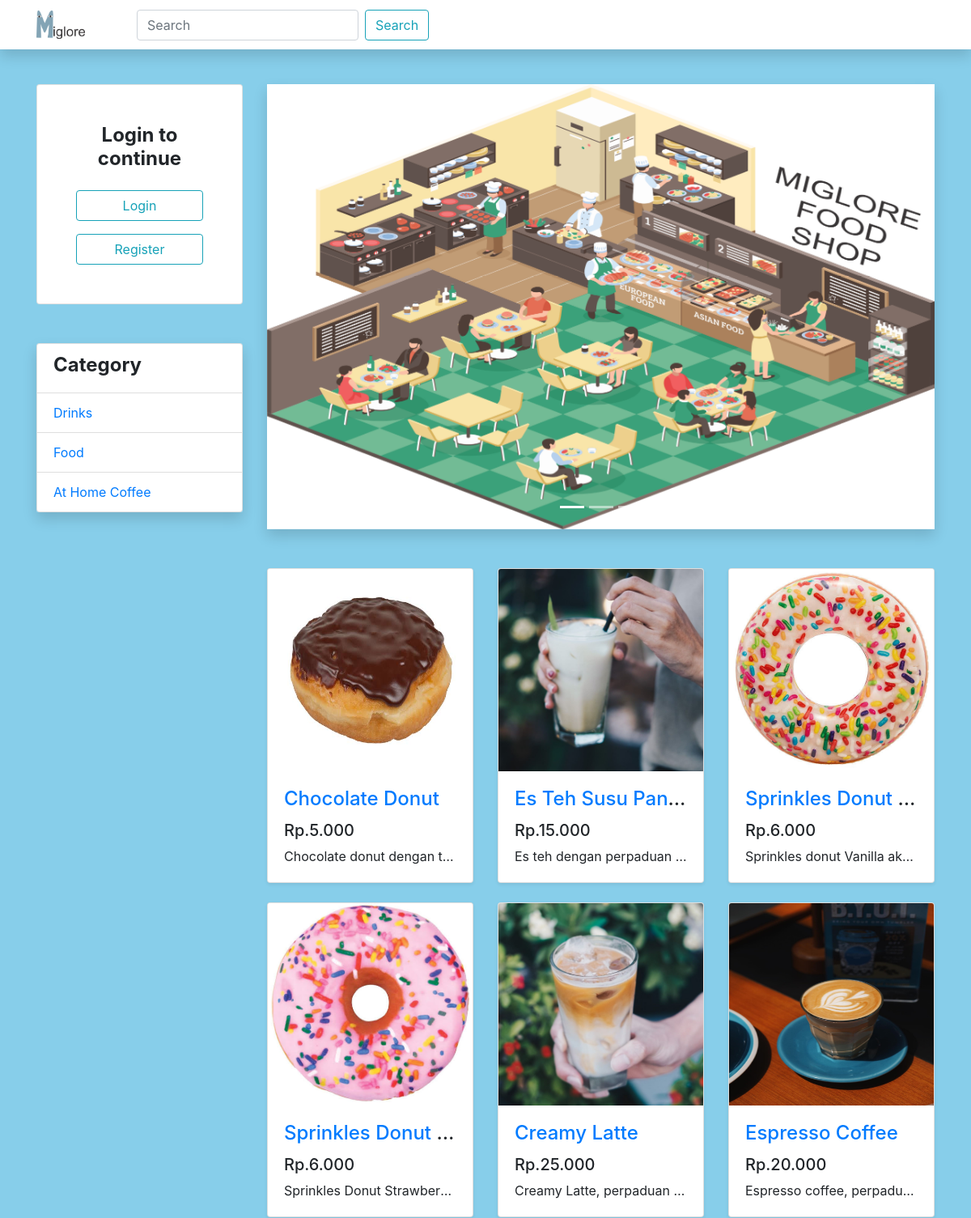
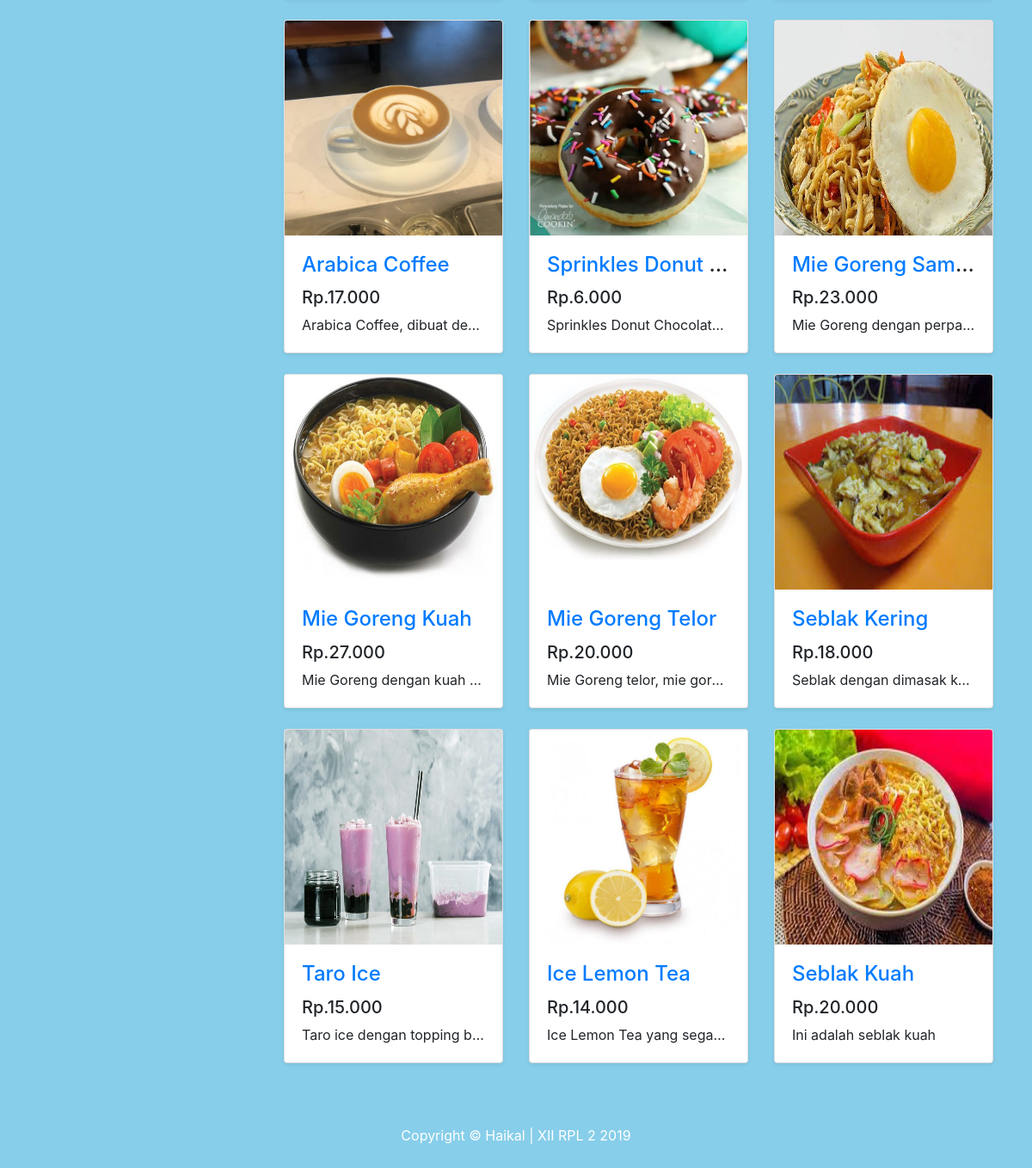
The page / on the database its author committed (2 pictures, top to bottom).
### tables this page shows
CREATE TABLE `category` (
  `category_id` bigint(20) NOT NULL,
  `category_name` varchar(255) NOT NULL
);

CREATE TABLE `product` (
  `product_id` bigint(20) NOT NULL,
  `product_name` varchar(255) NOT NULL,
  `product_category` int(11) NOT NULL,
  `product_price` varchar(50) NOT NULL,
  `product_stock` int(50) NOT NULL,
  `product_img` text NOT NULL,
  `product_desc` text NOT NULL,
  `product_rating` int(50) NOT NULL,
  `product_purchased` int(50) NOT NULL,
  `product_created_at` timestamp NOT NULL DEFAULT CURRENT_TIMESTAMP,
  `product_update_at` timestamp NULL DEFAULT NULL
);

### application/controllers/Dashboard.php (called while the page is built, shortened)
<?php
class Dashboard extends CI_Controller
{
    public function __construct()
    {
        $this->load->model('dashboard_model');
    }
    public function index()
    {
        $data['product'] = $this->dashboard_model->getAllProduct();
        $data['category'] = $this->dashboard_model->getAllCategory();
        $this->load->view('dashboard/layouts/header');
        $this->load->view('dashboard/layouts/navbar');
        $this->load->view('dashboard/layouts/sidebar',$data);
        $this->load->view('dashboard/index',$data);
        $this->load->view('dashboard/layouts/footer');
    }
}

### index.php (called while the page is built, shortened)
<?php
require_once BASEPATH.'core/CodeIgniter.php';

### application/models/Dashboard_Model.php (called while the page is built, shortened)
<?php if (!defined('BASEPATH')) exit('No direct script access allowed');
class Dashboard_Model extends CI_Model
{
    public function getAllProduct($type = 0)
    {
        if(filter_var($type, FILTER_VALIDATE_INT) == true && $type != 0) {
            return $this->db->get_where('product',array('product_category'=>$type));
        } else {
            return $this->db->get('product');
        }
    }
    public function getAllCategory()
    {
        return $this->db->get('category')->result_array();
    }
}

### application/views/dashboard/index.php (the view, shortened to what this page needs)
<div class="col-lg-9">
  <div id="carouselExampleIndicators" class="carousel shadow slide my-5" data-ride="carousel">
    <ol class="carousel-indicators">
      <li data-target="#carouselExampleIndicators" data-slide-to="0" class="active"></li>
      <li data-target="#carouselExampleIndicators" data-slide-to="1"></li>
      <li data-target="#carouselExampleIndicators" data-slide-to="2"></li>
    </ol>
    <div class="carousel-inner" role="listbox">
      <div class="carousel-item active">
        <img class="d-block img-fluid" src="<?= base_url('assets/') ?>img/foodshop2.png" alt="First slide">
      </div>
    </div>
  </div>
  <div class="row">
    <?php foreach ($product->result_array() as $key) : ?>
      <div class="col-lg-4 col-md-6 mb-4">
        <div class="card h-70 shadow-sm">
          <a href="<?= base_url('product/view/') . $key['product_id'] ?>"><img class="card-img-top p-img-top" src="<?= base_url('assets/product/img/') . $key['product_img'] ?>" alt=""></a>
          <div class="card-body">
            <h4 class="card-title text-truncate">
              <a href="<?= base_url('product/view/') . $key['product_id'] ?>"><?= $key['product_name'] ?></a>
            </h4>
            <h5>Rp.<?= number_format($key['product_price'], 0, ',', '.'); ?></h5>
            <p class="card-text text-truncate"><?= $key['product_desc'] ?></p>
          </div>
        </div>
      </div>
    <?php endforeach; ?>
  </div>
</div>

### application/views/dashboard/layouts/header.php (shortened to what this page needs)
<!DOCTYPE html>
<html lang="en">
<head>
    <link href="<?= base_url('assets/') ?>vendor/bootstrap/css/bootstrap.min.css" rel="stylesheet">
    <link href="<?= base_url('assets/') ?>css/shop-homepage.css" rel="stylesheet">
</head>
<body>

### application/views/dashboard/layouts/navbar.php (shortened to what this page needs)
<nav class="navbar navbar-expand-lg navbar-light bg-white fixed-top shadow">
    <div class="container">
        <a class="navbar-brand" href="<?= base_url() ?>">
            <img src="<?= base_url('assets/') ?>img/logoweb.png" alt="" width="60">
        </a>
        <div class="collapse navbar-collapse" id="navbarResponsive">
            <ul class="navbar-nav mr-auto ml-lg-5">
                <form class="form-inline my-2 my-lg-0" method="get" action="<?= base_url('dashboard/search/') ?>">
                    <input class="form-control mr-sm-2" type="search" placeholder="Search" aria-label="Search" name="keyword">
                    <button class="btn btn-outline-info my-2 my-sm-0" type="submit">Search</button>
                </form>
            </ul>
        </div>
    </div>
</nav>

### application/views/dashboard/layouts/sidebar.php (shortened to what this page needs)
<div class="container">
    <div class="row">
        <div class="col-lg-3">
            <?php if ($this->session->userdata('logged_in')) : ?>
                <div class="card mt-5 p-5">
                    <img src="<?= base_url('assets/product/user/') . $this->session->userdata('cover_img') ?>" alt="Profile" class="w-100">
                    <h4 class="text-center my-3 text-truncate"><b> <?= $this->session->userdata('user_name') ?></b></h4>
                    <?php if ($this->session->userdata('role') == 1) : ?>
                        <a href="<?= base_url('admin') ?>" class="btn btn-outline-info">Admin</a>
                    <?php else : ?>
                        <a href="<?= base_url('user/profile') ?>" class="btn btn-outline-info">Profile</a>
                        <div class="divinder my-2"></div>
                        <a href="<?= base_url('user/cart') ?>" class="btn btn-outline-info">Shopping Cart</a>
                    <?php endif; ?>
                    <div class="divinder my-2"></div>
                    <a href="<?= base_url('auth/logout') ?>" class="btn btn-outline-danger">Logout</a>
                </div>
            <?php else : ?>
                <div class="card mt-5 p-5">
                    <h4 class="text-center mb-4"><b> Login to continue</b></h4>
                    <a href="<?= base_url('auth/login') ?>" class="btn btn-outline-info">Login</a>
                    <a href="<?= base_url('auth/register') ?>" class="btn btn-outline-info">Register</a>
                </div>
            <?php endif; ?>
            <ul class="list-group shadow mt-5">
                <li href="#" class="list-group-item ">
                    <h4><b>Category</b></h4>
                </li>
                <?php foreach ($category as $key) : ?>
                    <a href="<?= base_url('dashboard/category/') . $key['category_id'] ?>" class="list-group-item"><?= $key['category_name'] ?></a>
                <?php endforeach; ?>
            </ul>
        </div>

### application/views/dashboard/layouts/footer.php (shortened to what this page needs)
</div>
</div>
<footer class="py-5 bg-transparent">
    <div class="container">
        <p class="m-0 text-center text-white">Copyright &copy; Haikal | XII RPL 2 2019</p>
    </div>
</footer>
</body>
</html>

### assets/css/shop-homepage.css (style rules this page uses)
body { padding-top: 56px; background-image: url("../img/images.png"); background-repeat: repeat; }
.p-img-top { height: 250px; min-height: 250px; }

### rows shown on the page
category: category_name "Drinks"
category: category_name "Food"
category: category_name "At Home Coffee"
product: product_img (picture), product_name "Chocolate Donut", product_price "5.000", product_desc "Chocolate donut dengan t…"
product: product_img (picture), product_name "Es Teh Susu Pan…", product_price "15.000", product_desc "Es teh dengan perpaduan…"
product: product_img (picture), product_name "Sprinkles Donut…", product_price "6.000", product_desc "Sprinkles donut Vanilla ak…"
product: product_img (picture), product_name "Sprinkles Donut…", product_price "6.000", product_desc "Sprinkles Donut Strawber…"
product: product_img (picture), product_name "Creamy Latte", product_price "25.000", product_desc "Creamy Latte, perpaduan…"
product: product_img (picture), product_name "Espresso Coffee", product_price "20.000", product_desc "Espresso coffee, perpadu…"
product: product_img (picture), product_name "Arabica Coffee", product_price "17.000", product_desc "Arabica Coffee, dibuat de…"
product: product_img (picture), product_name "Sprinkles Donut…", product_price "6.000", product_desc "Sprinkles Donut Chocolat…"
product: product_img (picture), product_name "Mie Goreng Sam…", product_price "23.000", product_desc "Mie Goreng dengan perpa…"
product: product_img (picture), product_name "Mie Goreng Kuah", product_price "27.000", product_desc "Mie Goreng dengan kuah…"
product: product_img (picture), product_name "Mie Goreng Telor", product_price "20.000", product_desc "Mie Goreng telor, mie gor…"
product: product_img (picture), product_name "Seblak Kering", product_price "18.000", product_desc "Seblak dengan dimasak k…"
product: product_img (picture), product_name "Taro Ice", product_price "15.000", product_desc "Taro ice dengan topping b…"
product: product_img (picture), product_name "Ice Lemon Tea", product_price "14.000", product_desc "Ice Lemon Tea yang sega…"
product: product_img (picture), product_name "Seblak Kuah", product_price "20.000", product_desc "Ini adalah seblak kuah"
